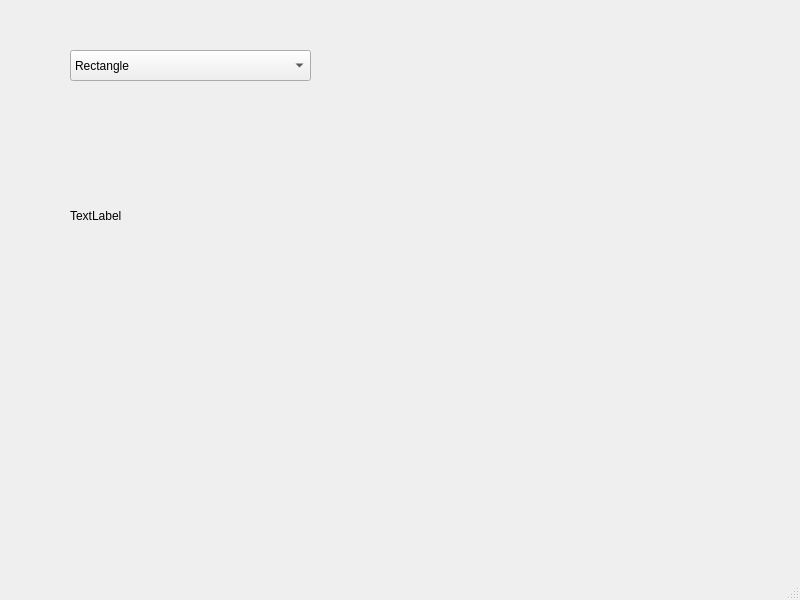
<?xml version="1.0" encoding="UTF-8"?>
<ui version="4.0">
 <class>MainWindow</class>
 <widget class="QMainWindow" name="MainWindow">
  <property name="geometry">
   <rect>
    <x>0</x>
    <y>0</y>
    <width>800</width>
    <height>600</height>
   </rect>
  </property>
  <property name="windowTitle">
   <string>MainWindow</string>
  </property>
  <widget class="QWidget" name="centralwidget">
   <widget class="QComboBox" name="comboBox">
    <property name="geometry">
     <rect>
      <x>70</x>
      <y>50</y>
      <width>241</width>
      <height>31</height>
     </rect>
    </property>
    <item>
     <property name="text">
      <string>Rectangle</string>
     </property>
    </item>
    <item>
     <property name="text">
      <string>Triangle</string>
     </property>
    </item>
    <item>
     <property name="text">
      <string>Cercle</string>
     </property>
    </item>
   </widget>
   <widget class="QLabel" name="label">
    <property name="geometry">
     <rect>
      <x>70</x>
      <y>100</y>
      <width>241</width>
      <height>231</height>
     </rect>
    </property>
    <property name="text">
     <string>TextLabel</string>
    </property>
   </widget>
  </widget>
  <widget class="QMenuBar" name="menubar">
   <property name="geometry">
    <rect>
     <x>0</x>
     <y>0</y>
     <width>800</width>
     <height>21</height>
    </rect>
   </property>
  </widget>
  <widget class="QStatusBar" name="statusbar"/>
 </widget>
 <resources/>
 <connections>
  <connection>
   <sender>comboBox</sender>
   <signal>editTextChanged(QString)</signal>
   <receiver>MainWindow</receiver>
   <slot>image()</slot>
   <hints>
    <hint type="sourcelabel">
     <x>170</x>
     <y>95</y>
    </hint>
    <hint type="destinationlabel">
     <x>205</x>
     <y>500</y>
    </hint>
   </hints>
  </connection>
 </connections>
 <slots>
  <signal>editTextChanged(QString)</signal>
  <slot>image()</slot>
 </slots>
</ui>
